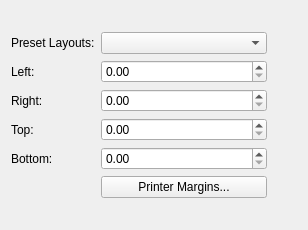
<?xml version="1.0" encoding="UTF-8"?>
<ui version="4.0">
 <class>NewMarginWidget</class>
 <widget class="QWidget" name="NewMarginWidget">
  <property name="geometry">
   <rect>
    <x>0</x>
    <y>0</y>
    <width>308</width>
    <height>230</height>
   </rect>
  </property>
  <property name="sizePolicy">
   <sizepolicy hsizetype="Minimum" vsizetype="Preferred">
    <horstretch>0</horstretch>
    <verstretch>0</verstretch>
   </sizepolicy>
  </property>
  <property name="windowTitle">
   <string notr="true">Form</string>
  </property>
  <layout class="QGridLayout" name="gridLayout_2">
   <item row="0" column="0">
    <layout class="QGridLayout" name="gridLayout">
     <item row="4" column="0">
      <widget class="QLabel" name="bottomMarginLabel">
       <property name="text">
        <string>Bottom:</string>
       </property>
       <property name="buddy">
        <cstring>bottomMarginSpinBox</cstring>
       </property>
      </widget>
     </item>
     <item row="1" column="0">
      <widget class="QLabel" name="leftMarginLabel">
       <property name="text">
        <string>Left:</string>
       </property>
       <property name="buddy">
        <cstring>leftMarginSpinBox</cstring>
       </property>
      </widget>
     </item>
     <item row="4" column="1">
      <widget class="ScrSpinBox" name="bottomMarginSpinBox">
       <property name="sizePolicy">
        <sizepolicy hsizetype="Expanding" vsizetype="Fixed">
         <horstretch>0</horstretch>
         <verstretch>0</verstretch>
        </sizepolicy>
       </property>
      </widget>
     </item>
     <item row="2" column="0">
      <widget class="QLabel" name="rightMarginLabel">
       <property name="text">
        <string>Right:</string>
       </property>
       <property name="buddy">
        <cstring>rightMarginSpinBox</cstring>
       </property>
      </widget>
     </item>
     <item row="0" column="0">
      <widget class="QLabel" name="presetLayoutLabel">
       <property name="text">
        <string>Preset Layouts:</string>
       </property>
      </widget>
     </item>
     <item row="3" column="0">
      <widget class="QLabel" name="topMarginLabel">
       <property name="text">
        <string>Top:</string>
       </property>
       <property name="buddy">
        <cstring>topMarginSpinBox</cstring>
       </property>
      </widget>
     </item>
     <item row="1" column="1">
      <widget class="ScrSpinBox" name="leftMarginSpinBox">
       <property name="sizePolicy">
        <sizepolicy hsizetype="Expanding" vsizetype="Fixed">
         <horstretch>0</horstretch>
         <verstretch>0</verstretch>
        </sizepolicy>
       </property>
      </widget>
     </item>
     <item row="2" column="1">
      <widget class="ScrSpinBox" name="rightMarginSpinBox">
       <property name="sizePolicy">
        <sizepolicy hsizetype="Expanding" vsizetype="Fixed">
         <horstretch>0</horstretch>
         <verstretch>0</verstretch>
        </sizepolicy>
       </property>
      </widget>
     </item>
     <item row="3" column="1">
      <widget class="ScrSpinBox" name="topMarginSpinBox">
       <property name="sizePolicy">
        <sizepolicy hsizetype="Expanding" vsizetype="Fixed">
         <horstretch>0</horstretch>
         <verstretch>0</verstretch>
        </sizepolicy>
       </property>
      </widget>
     </item>
     <item row="0" column="1">
      <widget class="PresetLayout" name="presetLayoutComboBox">
       <property name="sizePolicy">
        <sizepolicy hsizetype="Preferred" vsizetype="Fixed">
         <horstretch>0</horstretch>
         <verstretch>0</verstretch>
        </sizepolicy>
       </property>
      </widget>
     </item>
     <item row="5" column="1">
      <widget class="QPushButton" name="printerMarginsPushButton">
       <property name="text">
        <string>Printer Margins...</string>
       </property>
      </widget>
     </item>
     <item row="1" column="2" rowspan="4">
      <widget class="LinkButton" name="marginLinkButton">
       <property name="sizePolicy">
        <sizepolicy hsizetype="Fixed" vsizetype="Preferred">
         <horstretch>0</horstretch>
         <verstretch>0</verstretch>
        </sizepolicy>
       </property>
       <property name="minimumSize">
        <size>
         <width>15</width>
         <height>0</height>
        </size>
       </property>
       <property name="text">
        <string/>
       </property>
       <property name="checkable">
        <bool>true</bool>
       </property>
       <property name="toolButtonStyle">
        <enum>Qt::ToolButtonIconOnly</enum>
       </property>
       <property name="autoRaise">
        <bool>true</bool>
       </property>
      </widget>
     </item>
    </layout>
   </item>
  </layout>
 </widget>
 <customwidgets>
  <customwidget>
   <class>ScrSpinBox</class>
   <extends>QDoubleSpinBox</extends>
   <header>ui/scrspinbox.h</header>
  </customwidget>
  <customwidget>
   <class>LinkButton</class>
   <extends>QToolButton</extends>
   <header>ui/linkbutton.h</header>
  </customwidget>
  <customwidget>
   <class>PresetLayout</class>
   <extends>QComboBox</extends>
   <header location="global">ui/marginpresetlayout.h</header>
  </customwidget>
 </customwidgets>
 <tabstops>
  <tabstop>presetLayoutComboBox</tabstop>
  <tabstop>leftMarginSpinBox</tabstop>
  <tabstop>rightMarginSpinBox</tabstop>
  <tabstop>topMarginSpinBox</tabstop>
  <tabstop>bottomMarginSpinBox</tabstop>
  <tabstop>marginLinkButton</tabstop>
  <tabstop>printerMarginsPushButton</tabstop>
 </tabstops>
 <resources/>
 <connections/>
</ui>
